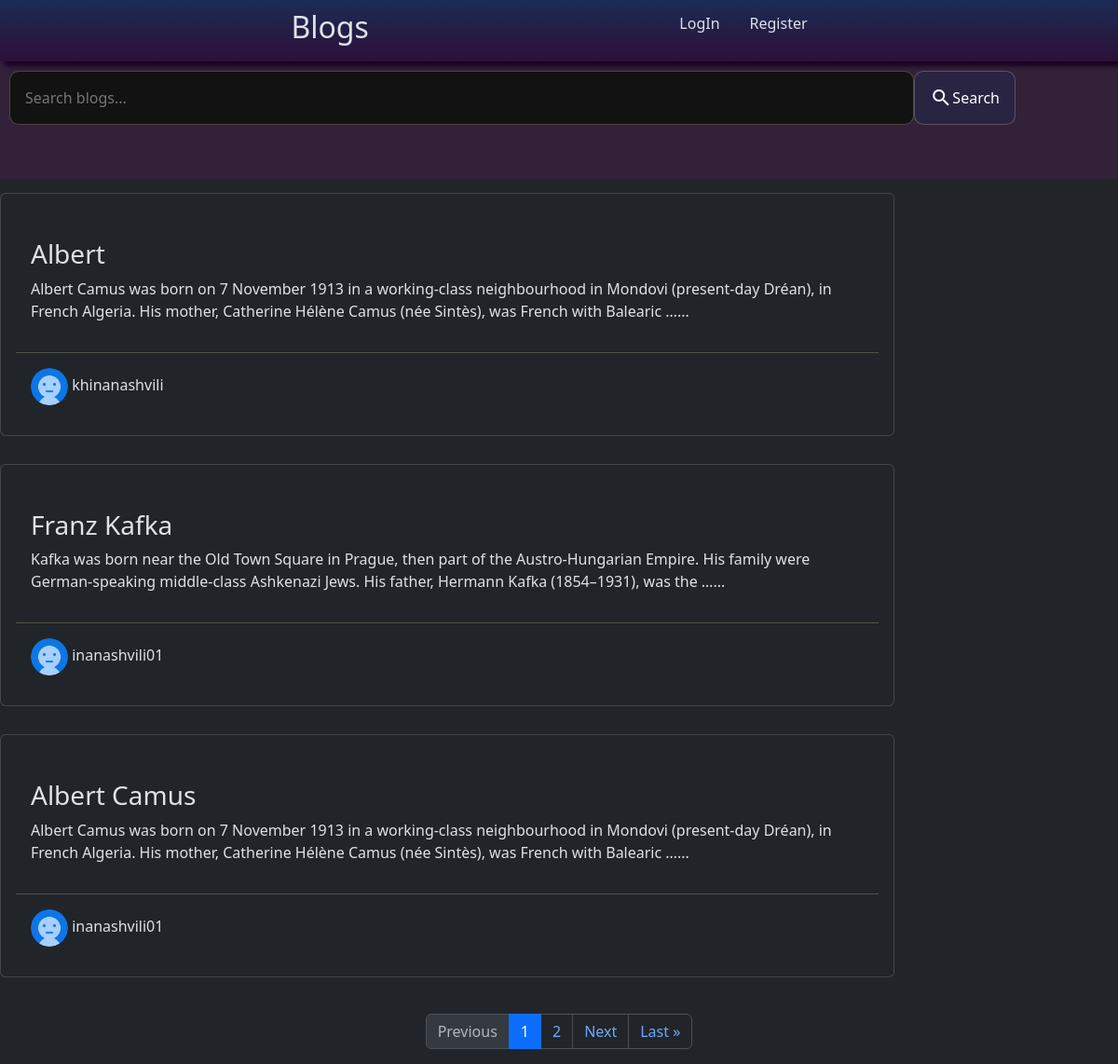
The page / on the database its author committed.
### blogs/models.py (models this page shows, shortened)
class Blogs(models.Model):
    title = models.CharField(max_length=50)
    description = models.TextField()
    authors = models.ManyToManyField("Author")
    created = models.DateTimeField(auto_now_add=True, null=True)
    class Meta:
        ordering = ['-created']

class Author(models.Model):
    user = models.OneToOneField(User, on_delete=models.CASCADE, null=True, blank=True)
    avatar = models.ImageField(null=True, default= 'avatar.png' )
    name = models.CharField(max_length=50)

### blogs/views.py (the view)
# urls.py: path('', views.home, name='home'),
def home(request):
    blogs_author = Author.objects.all()
    query = request.GET.get('query', "").strip()
    blog_list = Blogs.objects.filter(title__icontains=query) if query else Blogs.objects.all()
    paginator = Paginator(blog_list, 3)
    page_number = request.GET.get('page', 1)
    try:
        blogs = paginator.page(page_number)
    except PageNotAnInteger:
        blogs = paginator.page(1)
    except EmptyPage:
        blogs = paginator.page(paginator.num_pages)
    if request.method == "POST":
        form = BlogForm(request.POST, request.FILES)
        if form.is_valid():
            blog = form.save(commit=False)
            author, created = Author.objects.get_or_create(user=request.user, defaults={"name": request.user.username})
            blog.save()
            blog.authors.add(author)
            return redirect('home')
    else:
        form = BlogForm()
    context = {
        "blogs": blogs,
        "blogs_author": blogs_author,
        "page_range": paginator.page_range,
        "form": form,
    }
    return render(request, 'blogs/home.html', context)

### blogs/forms.py
class BlogForm(forms.ModelForm):
    class Meta:
        model = Blogs
        fields = ['title', 'description']

### blogs/templates/blogs/home.html (shortened to what this page needs)
{% extends 'index.html' %}
{% load static %}
{% block content %}
<div class="forms-container">
  <div class="">
    <form method="GET" class="search-form">
      <input type="text" name="query" placeholder="Search blogs..." value="{{ request.GET.query }}">
      <button type="submit"><span class="material-icons md-light">search</span> Search</button>
    </form>
  </div>
</div>
{% include 'blogs/blog_list.html' %}
{% include 'blogs/paginator.html' %}
{% endblock %}

### blogs/templates/blogs/blog_list.html (shortened to what this page needs)
{% block content %}
{% for blog in blogs %}
<div class="blog-list">
    {% if blog.id %}
    <a href="{% url 'blog_detail' blog.id %}" class="text-decoration-none d-flex">
    {% endif %}
        <div class="card">
            <div class="card-body">
                <div class="blog">
                    <h3 class="card-title">{{ blog.title }}</h3>
                    <p class="card-text">{{ blog.description|truncatewords:30 }}...</p>
                </div>
                <div class="author">
                    {% for author in blog.authors.all %}
                    <a href="{% url 'author_profile' author.id %}">
                            <img src="{{ author.avatar.url }}" alt="{{ author.name }}" style="width: 2.5em; height: 2.5em; border-radius: 100%;">
                            <span>{{ author.name }}</span>
                        </a>
                    {% endfor %}
                </div>
            </div>
        </div>
    </a>
</div>
{% endfor %}
{% endblock %}

### static/styles/style.css (style rules this page uses)
a { cursor: pointer !important; }
a { all: unset; }
.card { height: 100% !important; justify-content: space-between; }
.blog-list { flex-direction: column; width: 80%; padding: 15px 0; }
.forms-container { width: 100vw !important; background-color: #511a545c; padding: 10px; margin: 0; }
.search-form { width: 90vw; margin-bottom: 3em; display: flex; justify-content: space-evenly; align-items: center; }
.search-form input { width: 90%; border: 1px solid rgba(245, 222, 179, 0.248); border-radius: 10px; padding: 1em; }
.search-form button , button { border: 1px solid rgba(245, 222, 179, 0.248); border-radius: 10px; padding: 1em; background-color: #1a2c545e; display: inline-flex; transition: 0.3 ease-in; }
.author { padding: 1em ; border-top: 1px solid rgba(245, 222, 179, 0.237); }
.blog { padding: 2em 1em; }

### rows shown on the page
Blogs: title "Albert", description "Albert Camus was born on 7 November 1913 in a working-class neighbourhood in Mondovi (present-day Dréan), in French Algeria. His mother, Catherine Hélène Camus (née Sintès), was French with Balearic …"
Author: avatar (placeholder picture), name "khinanashvili"
Blogs: title "Franz Kafka", description "Kafka was born near the Old Town Square in Prague, then part of the Austro-Hungarian Empire. His family were German-speaking middle-class Ashkenazi Jews. His father, Hermann Kafka (1854–1931), was the …"
Author: avatar (placeholder picture), name "inanashvili01"
Blogs: title "Albert Camus", description "Albert Camus was born on 7 November 1913 in a working-class neighbourhood in Mondovi (present-day Dréan), in French Algeria. His mother, Catherine Hélène Camus (née Sintès), was French with Balearic …"

### other values the page prints
{{ num }} "1"
{{ num }} "2"
